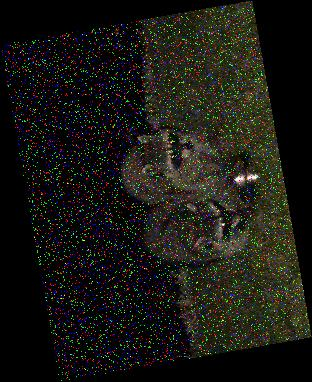
#> input picture LW3/original.jpg, 312 x 382 px
$ python main.py
#> lines starting #> are read from the running program, lines starting #| are printed output that depends on the picture; after the words box and inside, x2 and y2 are one past the last pixel; in counts of white or black regions, pixels touching at a corner belong together
import matplotlib.pyplot as plt
import cv2 as cv
import numpy as np

def rotate_and_crop(image, angle):
    height, width = image.shape[:2]
    center_x, center_y = width // 2, height // 2
    rotation_matrix = cv.getRotationMatrix2D((center_x, center_y), angle, 1.0)
    cos_angle = abs(rotation_matrix[0, 0])
    sin_angle = abs(rotation_matrix[0, 1])
    new_width = int((height * sin_angle) + (width * cos_angle))
    new_height = int((height * cos_angle) + (width * sin_angle))
    rotation_matrix[0, 2] += (new_width / 2) - center_x
    rotation_matrix[1, 2] += (new_height / 2) - center_y
    rotated = cv.warpAffine(image, rotation_matrix, (new_width, new_height),
                            flags=cv.INTER_CUBIC, borderMode=cv.BORDER_CONSTANT,
                            borderValue=(0, 0, 0))
    cropped = crop_black_borders_aggressive(rotated)
    return cropped


def crop_black_borders_aggressive(image, threshold=10):
    if len(image.shape) == 3:
        gray = cv.cvtColor(image, cv.COLOR_BGR2GRAY)
    else:
        gray = image
    mask = gray > threshold
    if not np.any(mask):
        return image
    coords = np.argwhere(mask)
    y_min, x_min = coords.min(axis=0)
    y_max, x_max = coords.max(axis=0)
    padding = 2
    y_min = max(0, y_min - padding)
    x_min = max(0, x_min - padding)
    y_max = min(image.shape[0], y_max + padding)
    x_max = min(image.shape[1], x_max + padding)
    cropped = image[y_min:y_max + 1, x_min:x_max + 1]
    return cropped


def getPSNR(I1, I2):
    s1 = cv.absdiff(I1, I2)
    s1 = np.float32(s1)
    s1 = s1 * s1
    sse = s1.sum()
    if sse <= 1e-10:
        return 0
    else:
        shape = I1.shape
        p = 1
        for i in shape:
            p *= i
        mse = 1.0 * sse / p
        psnr = 10.0 * np.log10((255 * 255) / mse)
        return psnr


def getSSIM(i1, i2):
    C1 = 6.5025
    C2 = 58.5225
    I1 = np.float32(i1)
    I2 = np.float32(i2)
    I2_2 = I2 * I2
    I1_2 = I1 * I1
    I1_I2 = I1 * I2
    mu1 = cv.GaussianBlur(I1, (11, 11), 1.5)
    mu2 = cv.GaussianBlur(I2, (11, 11), 1.5)
    mu1_2 = mu1 * mu1
    mu2_2 = mu2 * mu2
    mu1_mu2 = mu1 * mu2
    sigma1_2 = cv.GaussianBlur(I1_2, (11, 11), 1.5)
    sigma1_2 -= mu1_2
    sigma2_2 = cv.GaussianBlur(I2_2, (11, 11), 1.5)
    sigma2_2 -= mu2_2
    sigma12 = cv.GaussianBlur(I1_I2, (11, 11), 1.5)
    sigma12 -= mu1_mu2
    t1 = 2 * mu1_mu2 + C1
    t2 = 2 * sigma12 + C2
    t3 = t1 * t2
    t1 = mu1_2 + mu2_2 + C1
    t2 = sigma1_2 + sigma2_2 + C2
    t1 = t1 * t2
    ssim_map = cv.divide(t3, t1)
    ssim = cv.mean(ssim_map)
    ssim = ssim[:3]
    return np.mean(ssim)


if __name__ == "__main__":
    color_image = cv.imread("original.jpg")
#> color_image is the input picture: shape (382, 312, 3); mean B, G, R 20.1, 25.3, 26
    aligned_color = rotate_and_crop(color_image, 260)
#> in crop_black_borders_aggressive, `gray = cv.cvtColor(image, cv.COLOR_BGR2GRAY)`:
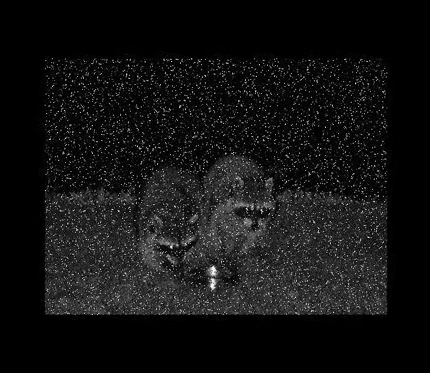
#> gray: shape (373, 430); min 0, max 255, mean 18.8
#> in crop_black_borders_aggressive, `mask = gray > threshold`:
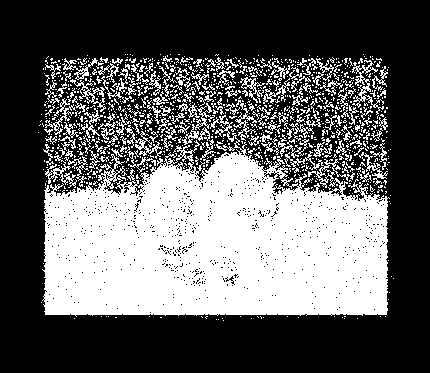
#> mask: shape (373, 430) bool; 37.6% white; 1127 white regions (979 under 20 px), largest, box (x1, y1, x2, y2) and area: (42, 115, 390, 317) 46643, (352, 60, 384, 115) 414, (182, 103, 215, 145) 335
#> in crop_black_borders_aggressive, `coords = np.argwhere(mask)`: coords = 60355 pairs, first value 54 to 320, second value 38 to 393
#> in crop_black_borders_aggressive, `y_min, x_min = coords.min(axis=0)`: y_min = 54; x_min = 38
#> in crop_black_borders_aggressive, `y_max, x_max = coords.max(axis=0)`: y_max = 320; x_max = 393
#> in crop_black_borders_aggressive, `y_min = max(0, y_min - padding)`: y_min = 52
#> in crop_black_borders_aggressive, `x_min = max(0, x_min - padding)`: x_min = 36
#> in crop_black_borders_aggressive, `y_max = min(image.shape[0], y_max + padding)`: y_max = 322
#> in crop_black_borders_aggressive, `x_max = min(image.shape[1], x_max + padding)`: x_max = 395
    aligned_bw = cv.cvtColor(aligned_color, cv.COLOR_BGR2GRAY)
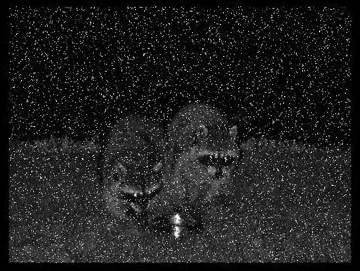
#> aligned_bw: shape (271, 360); min 0, max 255, mean 30.8
    aligned_color_rgb = cv.cvtColor(aligned_color, cv.COLOR_BGR2RGB)
    original_color_rgb = cv.cvtColor(color_image, cv.COLOR_BGR2RGB)

    kernel55 = np.ones((5, 5), np.float32) / 25
    kernel77 = np.ones((7, 7), np.float32) / 49

    filtered_color_55 = cv.filter2D(aligned_color_rgb, -1, kernel55)
    filtered_color_77 = cv.filter2D(aligned_color_rgb, -1, kernel77)
    gaussian_color_7 = cv.GaussianBlur(aligned_color_rgb, (7, 7), 0)
    gaussian_color_15 = cv.GaussianBlur(aligned_color_rgb, (15, 15), 0)
    median_color_5 = cv.medianBlur(aligned_color_rgb, 5)
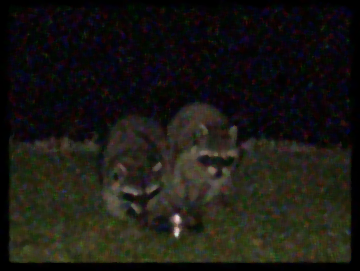
#> median_color_5: shape (271, 360, 3); mean R, G, B 25.8, 24.3, 18.8

    plt.figure(figsize=(15, 12))
    plt.suptitle('Цветная фильтрация (выровненное изображение)', fontsize=16, fontweight='bold')
    color_images = [
        (aligned_color_rgb, 'Выровненное цветное изображение'),
        (filtered_color_55, f'Средняя линейная 5x5\nPSNR = {getPSNR(aligned_color_rgb, filtered_color_55):.3f}\nSSIM = {getSSIM(aligned_color_rgb, filtered_color_55):.3f}'),
        (filtered_color_77, f'Средняя линейная 7x7\nPSNR = {getPSNR(aligned_color_rgb, filtered_color_77):.3f}\nSSIM = {getSSIM(aligned_color_rgb, filtered_color_77):.3f}'),
        (gaussian_color_7, f'Гауссовская 7x7\nPSNR = {getPSNR(aligned_color_rgb, gaussian_color_7):.3f}\nSSIM = {getSSIM(aligned_color_rgb, gaussian_color_7):.3f}'),
        (gaussian_color_15, f'Гауссовская 15x15\nPSNR = {getPSNR(aligned_color_rgb, gaussian_color_15):.3f}\nSSIM = {getSSIM(aligned_color_rgb, gaussian_color_15):.3f}'),
        (median_color_5, f'Медианная 5x5\nPSNR = {getPSNR(aligned_color_rgb, median_color_5):.3f}\nSSIM = {getSSIM(aligned_color_rgb, median_color_5):.3f}')
    ]
#> in getPSNR, `s1 = s1 * s1`:
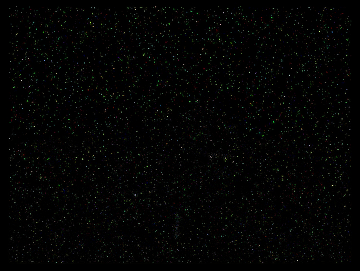
#> s1: shape (271, 360, 3) float32; mean R, G, B 619.6, 668.9, 579.1; drawn with min black and max white
#> in getPSNR, `sse = s1.sum()`: sse = 182313088
#> in getPSNR, `mse = 1.0 * sse / p`: mse = 622.9
#> in getPSNR, `psnr = 10.0 * np.log10((255 * 255) / mse)`: psnr = 20.19
#> in getSSIM, `C1 = 6.5025`: C1 = 6.5
#> in getSSIM, `sigma1_2 -= mu1_2`:
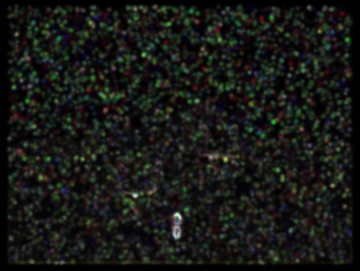
#> sigma1_2: shape (271, 360, 3) float32; mean R, G, B 677.6, 724.4, 624.5; drawn with min black and max white
#> in getSSIM, `ssim_map = cv.divide(t3, t1)`:
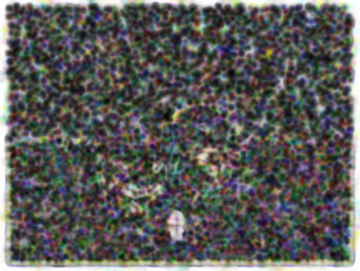
#> ssim_map: shape (271, 360, 3) float32; mean R, G, B 0.284, 0.284, 0.276; drawn with min black and max white
#> in getSSIM, `ssim = cv.mean(ssim_map)`: ssim = (0.284, 0.284, 0.276, 0)
#> in getSSIM, `ssim = ssim[:3]`: ssim = (0.284, 0.284, 0.276)
    for i, (image, title) in enumerate(color_images, 1):
        plt.subplot(2, 3, i)
        plt.imshow(image)
        plt.title(title)
        plt.axis('off')
#> this loop made 6 passes
#> title on pass 1: 'Выровненное цветное изображение'
    plt.tight_layout()
    plt.savefig('color.jpg')
    plt.show()

    filtered_bw_55 = cv.filter2D(aligned_bw, -1, kernel55)
    filtered_bw_77 = cv.filter2D(aligned_bw, -1, kernel77)
    gaussian_bw_7 = cv.GaussianBlur(aligned_bw, (7, 7), 0)
    gaussian_bw_15 = cv.GaussianBlur(aligned_bw, (15, 15), 0)
    median_bw_5 = cv.medianBlur(aligned_bw, 5)

    plt.figure(figsize=(15, 12))
    plt.suptitle('Черно-белая фильтрация (выровненное изображение)', fontsize=16, fontweight='bold')
    bw_images = [
        (aligned_bw, 'Выровненное ЧБ изображение'),
        (filtered_bw_55, f'Средняя линейная 5x5\nPSNR = {getPSNR(aligned_bw, filtered_bw_55):.3f}\nSSIM = {getSSIM(aligned_bw, filtered_bw_55):.3f}'),
        (filtered_bw_77, f'Средняя линейная 7x7\nPSNR = {getPSNR(aligned_bw, filtered_bw_77):.3f}\nSSIM = {getSSIM(aligned_bw, filtered_bw_77):.3f}'),
        (gaussian_bw_7, f'Гауссовская 7x7\nPSNR = {getPSNR(aligned_bw, gaussian_bw_7):.3f}\nSSIM = {getSSIM(aligned_bw, gaussian_bw_7):.3f}'),
        (gaussian_bw_15, f'Гауссовская 15x15\nPSNR = {getPSNR(aligned_bw, gaussian_bw_15):.3f}\nSSIM = {getSSIM(aligned_bw, gaussian_bw_15):.3f}'),
        (median_bw_5, f'Медианная 5x5\nPSNR = {getPSNR(aligned_bw, median_bw_5):.3f}\nSSIM = {getSSIM(aligned_bw, median_bw_5):.3f}')
    ]
    for i, (image, title) in enumerate(bw_images, 1):
        plt.subplot(2, 3, i)
        plt.imshow(image, cmap='gray')
        plt.title(title)
        plt.axis('off')
#> this loop made 6 passes
    plt.tight_layout()
    plt.savefig('gray.jpg')
    plt.show()
